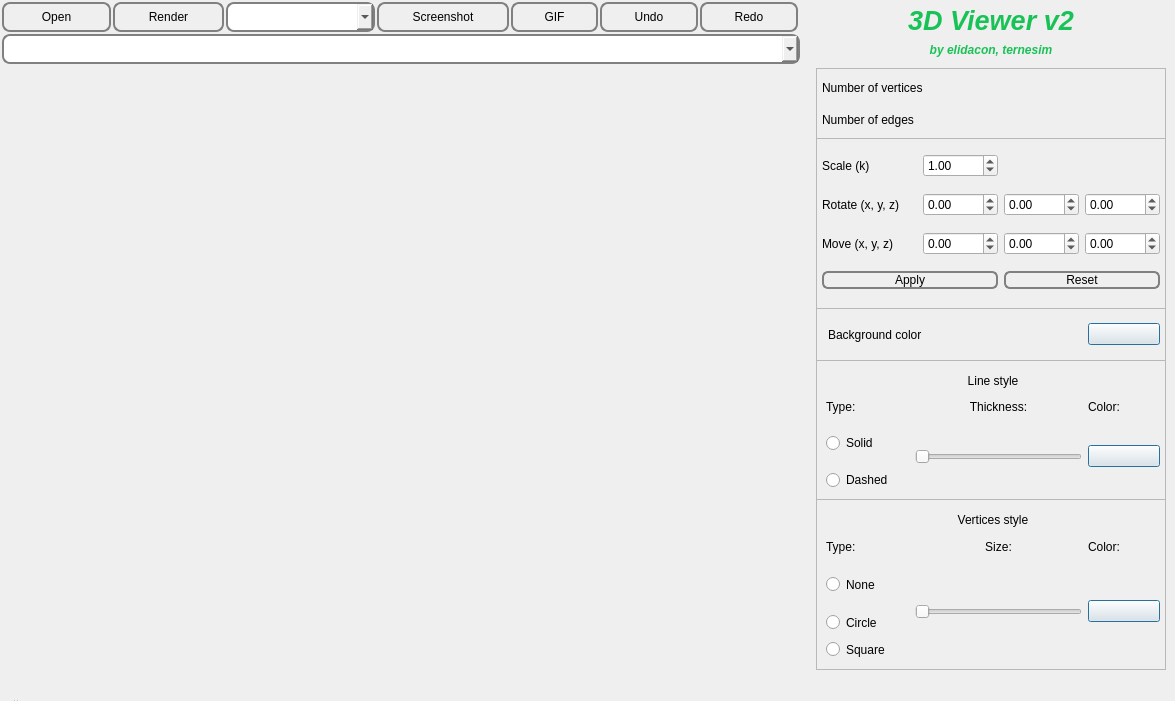
<?xml version="1.0" encoding="UTF-8"?>
<ui version="4.0">
 <class>View</class>
 <widget class="QMainWindow" name="View">
  <property name="geometry">
   <rect>
    <x>0</x>
    <y>0</y>
    <width>1175</width>
    <height>701</height>
   </rect>
  </property>
  <property name="minimumSize">
   <size>
    <width>1175</width>
    <height>701</height>
   </size>
  </property>
  <property name="maximumSize">
   <size>
    <width>1175</width>
    <height>701</height>
   </size>
  </property>
  <property name="windowTitle">
   <string>3D Viewer v2</string>
  </property>
  <widget class="QWidget" name="centralwidget">
   <widget class="QPushButton" name="openFile">
    <property name="geometry">
     <rect>
      <x>2</x>
      <y>2</y>
      <width>109</width>
      <height>30</height>
     </rect>
    </property>
    <property name="styleSheet">
     <string notr="true">QPushButton {
   border: 2px solid gray;
  border-radius: 8px;
}</string>
    </property>
    <property name="text">
     <string>Open</string>
    </property>
    <property name="default">
     <bool>true</bool>
    </property>
   </widget>
   <widget class="s21::GLWidget" name="openGLWidget" native="true">
    <property name="geometry">
     <rect>
      <x>2</x>
      <y>68</y>
      <width>800</width>
      <height>600</height>
     </rect>
    </property>
    <property name="autoFillBackground">
     <bool>true</bool>
    </property>
   </widget>
   <widget class="QComboBox" name="projectionType">
    <property name="geometry">
     <rect>
      <x>226</x>
      <y>2</y>
      <width>149</width>
      <height>30</height>
     </rect>
    </property>
    <property name="styleSheet">
     <string notr="true">QComboBox{
   border: 2px solid gray;
  border-radius: 8px;
}</string>
    </property>
   </widget>
   <widget class="QPushButton" name="takeScreenshot">
    <property name="geometry">
     <rect>
      <x>377</x>
      <y>2</y>
      <width>132</width>
      <height>30</height>
     </rect>
    </property>
    <property name="styleSheet">
     <string notr="true">QPushButton {
   border: 2px solid gray;
  border-radius: 8px;
}</string>
    </property>
    <property name="text">
     <string>Screenshot</string>
    </property>
    <property name="default">
     <bool>true</bool>
    </property>
   </widget>
   <widget class="QPushButton" name="getGIF">
    <property name="geometry">
     <rect>
      <x>511</x>
      <y>2</y>
      <width>87</width>
      <height>30</height>
     </rect>
    </property>
    <property name="styleSheet">
     <string notr="true">QPushButton {
   border: 2px solid gray;
  border-radius: 8px;
}</string>
    </property>
    <property name="text">
     <string>GIF</string>
    </property>
    <property name="default">
     <bool>true</bool>
    </property>
   </widget>
   <widget class="QPushButton" name="renderFile">
    <property name="geometry">
     <rect>
      <x>113</x>
      <y>2</y>
      <width>111</width>
      <height>30</height>
     </rect>
    </property>
    <property name="styleSheet">
     <string notr="true">QPushButton {
   border: 2px solid gray;
  border-radius: 8px;
}</string>
    </property>
    <property name="text">
     <string>Render</string>
    </property>
    <property name="default">
     <bool>true</bool>
    </property>
   </widget>
   <widget class="QFrame" name="frame_2">
    <property name="geometry">
     <rect>
      <x>816</x>
      <y>499</y>
      <width>350</width>
      <height>171</height>
     </rect>
    </property>
    <property name="frameShape">
     <enum>QFrame::StyledPanel</enum>
    </property>
    <property name="frameShadow">
     <enum>QFrame::Raised</enum>
    </property>
    <layout class="QGridLayout" name="gridLayout_4">
     <property name="rightMargin">
      <number>5</number>
     </property>
     <item row="1" column="3">
      <widget class="QLabel" name="labelVerticesColor">
       <property name="text">
        <string>Color:</string>
       </property>
      </widget>
     </item>
     <item row="1" column="0">
      <widget class="QLabel" name="labelVerticesDisplay">
       <property name="text">
        <string>Type:</string>
       </property>
      </widget>
     </item>
     <item row="1" column="1" colspan="2">
      <widget class="QLabel" name="labelVerticesSize">
       <property name="text">
        <string>Size:</string>
       </property>
       <property name="alignment">
        <set>Qt::AlignCenter</set>
       </property>
      </widget>
     </item>
     <item row="5" column="0">
      <widget class="QRadioButton" name="squareVerticeType">
       <property name="sizePolicy">
        <sizepolicy hsizetype="Minimum" vsizetype="Preferred">
         <horstretch>0</horstretch>
         <verstretch>0</verstretch>
        </sizepolicy>
       </property>
       <property name="text">
        <string>Square</string>
       </property>
      </widget>
     </item>
     <item row="2" column="0" rowspan="2">
      <widget class="QRadioButton" name="noneVerticeType">
       <property name="sizePolicy">
        <sizepolicy hsizetype="Minimum" vsizetype="Preferred">
         <horstretch>0</horstretch>
         <verstretch>0</verstretch>
        </sizepolicy>
       </property>
       <property name="text">
        <string>None</string>
       </property>
      </widget>
     </item>
     <item row="0" column="0" colspan="4">
      <widget class="QLabel" name="labelVerticesStyle">
       <property name="text">
        <string>Vertices style</string>
       </property>
       <property name="alignment">
        <set>Qt::AlignCenter</set>
       </property>
      </widget>
     </item>
     <item row="4" column="0">
      <widget class="QRadioButton" name="circleVerticeType">
       <property name="sizePolicy">
        <sizepolicy hsizetype="Minimum" vsizetype="Preferred">
         <horstretch>0</horstretch>
         <verstretch>0</verstretch>
        </sizepolicy>
       </property>
       <property name="text">
        <string>Circle</string>
       </property>
      </widget>
     </item>
     <item row="2" column="3" rowspan="4">
      <widget class="QPushButton" name="verticeColor">
       <property name="sizePolicy">
        <sizepolicy hsizetype="Fixed" vsizetype="Fixed">
         <horstretch>0</horstretch>
         <verstretch>0</verstretch>
        </sizepolicy>
       </property>
       <property name="minimumSize">
        <size>
         <width>72</width>
         <height>0</height>
        </size>
       </property>
       <property name="text">
        <string/>
       </property>
       <property name="default">
        <bool>true</bool>
       </property>
      </widget>
     </item>
     <item row="2" column="1" rowspan="4" colspan="2">
      <widget class="QSlider" name="verticeSize">
       <property name="sizePolicy">
        <sizepolicy hsizetype="Preferred" vsizetype="Expanding">
         <horstretch>0</horstretch>
         <verstretch>0</verstretch>
        </sizepolicy>
       </property>
       <property name="minimumSize">
        <size>
         <width>0</width>
         <height>0</height>
        </size>
       </property>
       <property name="minimum">
        <number>1</number>
       </property>
       <property name="maximum">
        <number>50</number>
       </property>
       <property name="orientation">
        <enum>Qt::Horizontal</enum>
       </property>
      </widget>
     </item>
    </layout>
   </widget>
   <widget class="QFrame" name="frame">
    <property name="geometry">
     <rect>
      <x>816</x>
      <y>360</y>
      <width>350</width>
      <height>140</height>
     </rect>
    </property>
    <property name="frameShape">
     <enum>QFrame::StyledPanel</enum>
    </property>
    <property name="frameShadow">
     <enum>QFrame::Raised</enum>
    </property>
    <layout class="QGridLayout" name="gridLayout_3">
     <property name="rightMargin">
      <number>5</number>
     </property>
     <item row="0" column="0" colspan="4">
      <widget class="QLabel" name="labelLineStyle">
       <property name="text">
        <string>Line style</string>
       </property>
       <property name="alignment">
        <set>Qt::AlignCenter</set>
       </property>
      </widget>
     </item>
     <item row="1" column="3">
      <widget class="QLabel" name="labelLineColor">
       <property name="text">
        <string>Color:</string>
       </property>
      </widget>
     </item>
     <item row="2" column="0" rowspan="2">
      <widget class="QRadioButton" name="solidLineType">
       <property name="text">
        <string>Solid</string>
       </property>
      </widget>
     </item>
     <item row="2" column="3" rowspan="3">
      <widget class="QPushButton" name="lineColor">
       <property name="sizePolicy">
        <sizepolicy hsizetype="Fixed" vsizetype="Fixed">
         <horstretch>0</horstretch>
         <verstretch>0</verstretch>
        </sizepolicy>
       </property>
       <property name="minimumSize">
        <size>
         <width>72</width>
         <height>0</height>
        </size>
       </property>
       <property name="text">
        <string/>
       </property>
       <property name="default">
        <bool>true</bool>
       </property>
      </widget>
     </item>
     <item row="1" column="0">
      <widget class="QLabel" name="labelLineType">
       <property name="text">
        <string>Type:</string>
       </property>
      </widget>
     </item>
     <item row="1" column="1" colspan="2">
      <widget class="QLabel" name="labelLineThickness">
       <property name="text">
        <string>Thickness:</string>
       </property>
       <property name="alignment">
        <set>Qt::AlignCenter</set>
       </property>
      </widget>
     </item>
     <item row="4" column="0">
      <widget class="QRadioButton" name="dashedLineType">
       <property name="text">
        <string>Dashed</string>
       </property>
      </widget>
     </item>
     <item row="2" column="1" rowspan="3" colspan="2">
      <widget class="QSlider" name="lineThickness">
       <property name="sizePolicy">
        <sizepolicy hsizetype="Expanding" vsizetype="Expanding">
         <horstretch>0</horstretch>
         <verstretch>0</verstretch>
        </sizepolicy>
       </property>
       <property name="minimumSize">
        <size>
         <width>151</width>
         <height>0</height>
        </size>
       </property>
       <property name="minimum">
        <number>1</number>
       </property>
       <property name="maximum">
        <number>100</number>
       </property>
       <property name="orientation">
        <enum>Qt::Horizontal</enum>
       </property>
      </widget>
     </item>
    </layout>
   </widget>
   <widget class="QFrame" name="frame_3">
    <property name="geometry">
     <rect>
      <x>816</x>
      <y>308</y>
      <width>350</width>
      <height>53</height>
     </rect>
    </property>
    <property name="sizePolicy">
     <sizepolicy hsizetype="Fixed" vsizetype="Preferred">
      <horstretch>0</horstretch>
      <verstretch>0</verstretch>
     </sizepolicy>
    </property>
    <property name="frameShape">
     <enum>QFrame::StyledPanel</enum>
    </property>
    <property name="frameShadow">
     <enum>QFrame::Raised</enum>
    </property>
    <layout class="QHBoxLayout" name="horizontalLayout">
     <property name="leftMargin">
      <number>11</number>
     </property>
     <property name="topMargin">
      <number>5</number>
     </property>
     <property name="rightMargin">
      <number>5</number>
     </property>
     <property name="bottomMargin">
      <number>5</number>
     </property>
     <item>
      <widget class="QLabel" name="labelBackgroundColor">
       <property name="text">
        <string>Background color</string>
       </property>
      </widget>
     </item>
     <item>
      <widget class="QPushButton" name="bgColor">
       <property name="sizePolicy">
        <sizepolicy hsizetype="Fixed" vsizetype="Fixed">
         <horstretch>0</horstretch>
         <verstretch>0</verstretch>
        </sizepolicy>
       </property>
       <property name="minimumSize">
        <size>
         <width>72</width>
         <height>0</height>
        </size>
       </property>
       <property name="text">
        <string/>
       </property>
       <property name="default">
        <bool>true</bool>
       </property>
      </widget>
     </item>
    </layout>
   </widget>
   <widget class="QFrame" name="frame_5">
    <property name="geometry">
     <rect>
      <x>816</x>
      <y>68</y>
      <width>350</width>
      <height>71</height>
     </rect>
    </property>
    <property name="frameShape">
     <enum>QFrame::StyledPanel</enum>
    </property>
    <property name="frameShadow">
     <enum>QFrame::Raised</enum>
    </property>
    <layout class="QGridLayout" name="gridLayout_2">
     <property name="leftMargin">
      <number>5</number>
     </property>
     <property name="topMargin">
      <number>5</number>
     </property>
     <property name="rightMargin">
      <number>5</number>
     </property>
     <property name="bottomMargin">
      <number>5</number>
     </property>
     <item row="0" column="0">
      <widget class="QLabel" name="numVerticesText">
       <property name="text">
        <string>Number of vertices</string>
       </property>
      </widget>
     </item>
     <item row="0" column="1">
      <widget class="QLabel" name="numVertices">
       <property name="text">
        <string/>
       </property>
      </widget>
     </item>
     <item row="1" column="0">
      <widget class="QLabel" name="numEdgesText">
       <property name="text">
        <string>Number of edges</string>
       </property>
      </widget>
     </item>
     <item row="1" column="1">
      <widget class="QLabel" name="numEdges">
       <property name="text">
        <string/>
       </property>
      </widget>
     </item>
    </layout>
   </widget>
   <widget class="QFrame" name="frame_4">
    <property name="geometry">
     <rect>
      <x>816</x>
      <y>138</y>
      <width>350</width>
      <height>171</height>
     </rect>
    </property>
    <property name="frameShape">
     <enum>QFrame::StyledPanel</enum>
    </property>
    <property name="frameShadow">
     <enum>QFrame::Raised</enum>
    </property>
    <layout class="QGridLayout" name="gridLayout">
     <property name="leftMargin">
      <number>5</number>
     </property>
     <property name="topMargin">
      <number>5</number>
     </property>
     <property name="rightMargin">
      <number>5</number>
     </property>
     <property name="bottomMargin">
      <number>5</number>
     </property>
     <item row="2" column="0">
      <widget class="QLabel" name="move_text">
       <property name="text">
        <string>Move (x, y, z)</string>
       </property>
      </widget>
     </item>
     <item row="1" column="0" colspan="2">
      <widget class="QLabel" name="rotate_text">
       <property name="text">
        <string>Rotate (x, y, z)</string>
       </property>
      </widget>
     </item>
     <item row="0" column="2">
      <widget class="QDoubleSpinBox" name="scale_on_k">
       <property name="minimum">
        <double>-1000.000000000000000</double>
       </property>
       <property name="maximum">
        <double>1000.000000000000000</double>
       </property>
       <property name="value">
        <double>1.000000000000000</double>
       </property>
      </widget>
     </item>
     <item row="3" column="3" colspan="2">
      <widget class="QPushButton" name="resetAffine">
       <property name="styleSheet">
        <string notr="true">QPushButton {
   border: 2px solid gray;
  border-radius: 6px;
}</string>
       </property>
       <property name="text">
        <string>Reset</string>
       </property>
       <property name="default">
        <bool>true</bool>
       </property>
      </widget>
     </item>
     <item row="0" column="0" colspan="2">
      <widget class="QLabel" name="scale_text">
       <property name="text">
        <string>Scale (k)</string>
       </property>
      </widget>
     </item>
     <item row="1" column="2">
      <widget class="QDoubleSpinBox" name="rotate_x">
       <property name="sizePolicy">
        <sizepolicy hsizetype="Fixed" vsizetype="Minimum">
         <horstretch>0</horstretch>
         <verstretch>0</verstretch>
        </sizepolicy>
       </property>
       <property name="baseSize">
        <size>
         <width>71</width>
         <height>0</height>
        </size>
       </property>
       <property name="layoutDirection">
        <enum>Qt::LeftToRight</enum>
       </property>
       <property name="minimum">
        <double>-1000.000000000000000</double>
       </property>
       <property name="maximum">
        <double>1000.990000000000009</double>
       </property>
       <property name="value">
        <double>0.000000000000000</double>
       </property>
      </widget>
     </item>
     <item row="2" column="2">
      <widget class="QDoubleSpinBox" name="move_on_x">
       <property name="sizePolicy">
        <sizepolicy hsizetype="Fixed" vsizetype="Fixed">
         <horstretch>0</horstretch>
         <verstretch>0</verstretch>
        </sizepolicy>
       </property>
       <property name="baseSize">
        <size>
         <width>71</width>
         <height>0</height>
        </size>
       </property>
       <property name="layoutDirection">
        <enum>Qt::LeftToRight</enum>
       </property>
       <property name="minimum">
        <double>-1000.000000000000000</double>
       </property>
       <property name="maximum">
        <double>1000.000000000000000</double>
       </property>
       <property name="value">
        <double>0.000000000000000</double>
       </property>
      </widget>
     </item>
     <item row="2" column="3">
      <widget class="QDoubleSpinBox" name="move_on_y">
       <property name="sizePolicy">
        <sizepolicy hsizetype="Fixed" vsizetype="Fixed">
         <horstretch>0</horstretch>
         <verstretch>0</verstretch>
        </sizepolicy>
       </property>
       <property name="baseSize">
        <size>
         <width>71</width>
         <height>0</height>
        </size>
       </property>
       <property name="layoutDirection">
        <enum>Qt::LeftToRight</enum>
       </property>
       <property name="minimum">
        <double>-1000.000000000000000</double>
       </property>
       <property name="maximum">
        <double>1000.000000000000000</double>
       </property>
       <property name="value">
        <double>0.000000000000000</double>
       </property>
      </widget>
     </item>
     <item row="1" column="4">
      <widget class="QDoubleSpinBox" name="rotate_z">
       <property name="sizePolicy">
        <sizepolicy hsizetype="Fixed" vsizetype="Fixed">
         <horstretch>0</horstretch>
         <verstretch>0</verstretch>
        </sizepolicy>
       </property>
       <property name="baseSize">
        <size>
         <width>71</width>
         <height>0</height>
        </size>
       </property>
       <property name="layoutDirection">
        <enum>Qt::LeftToRight</enum>
       </property>
       <property name="minimum">
        <double>-1000.000000000000000</double>
       </property>
       <property name="maximum">
        <double>1000.990000000000009</double>
       </property>
       <property name="value">
        <double>0.000000000000000</double>
       </property>
      </widget>
     </item>
     <item row="1" column="3">
      <widget class="QDoubleSpinBox" name="rotate_y">
       <property name="sizePolicy">
        <sizepolicy hsizetype="Fixed" vsizetype="Fixed">
         <horstretch>0</horstretch>
         <verstretch>0</verstretch>
        </sizepolicy>
       </property>
       <property name="baseSize">
        <size>
         <width>71</width>
         <height>0</height>
        </size>
       </property>
       <property name="layoutDirection">
        <enum>Qt::LeftToRight</enum>
       </property>
       <property name="minimum">
        <double>-1000.000000000000000</double>
       </property>
       <property name="maximum">
        <double>1000.990000000000009</double>
       </property>
       <property name="value">
        <double>0.000000000000000</double>
       </property>
      </widget>
     </item>
     <item row="2" column="4">
      <widget class="QDoubleSpinBox" name="move_on_z">
       <property name="sizePolicy">
        <sizepolicy hsizetype="Fixed" vsizetype="Fixed">
         <horstretch>0</horstretch>
         <verstretch>0</verstretch>
        </sizepolicy>
       </property>
       <property name="baseSize">
        <size>
         <width>71</width>
         <height>0</height>
        </size>
       </property>
       <property name="layoutDirection">
        <enum>Qt::LeftToRight</enum>
       </property>
       <property name="minimum">
        <double>-1000.000000000000000</double>
       </property>
       <property name="maximum">
        <double>1000.000000000000000</double>
       </property>
       <property name="singleStep">
        <double>1.000000000000000</double>
       </property>
       <property name="value">
        <double>0.000000000000000</double>
       </property>
      </widget>
     </item>
     <item row="3" column="0" colspan="3">
      <widget class="QPushButton" name="applyAffine">
       <property name="styleSheet">
        <string notr="true">QPushButton {
   border: 2px solid gray;
  border-radius: 6px;
}</string>
       </property>
       <property name="text">
        <string>Apply</string>
       </property>
       <property name="default">
        <bool>true</bool>
       </property>
      </widget>
     </item>
    </layout>
   </widget>
   <widget class="QLabel" name="labelProgName">
    <property name="geometry">
     <rect>
      <x>816</x>
      <y>0</y>
      <width>350</width>
      <height>41</height>
     </rect>
    </property>
    <property name="font">
     <font>
      <pointsize>20</pointsize>
      <italic>true</italic>
      <bold>true</bold>
      <underline>false</underline>
     </font>
    </property>
    <property name="styleSheet">
     <string notr="true">color: #19c257</string>
    </property>
    <property name="text">
     <string>3D Viewer v2</string>
    </property>
    <property name="alignment">
     <set>Qt::AlignCenter</set>
    </property>
   </widget>
   <widget class="QLabel" name="labelAuthors">
    <property name="geometry">
     <rect>
      <x>816</x>
      <y>40</y>
      <width>350</width>
      <height>20</height>
     </rect>
    </property>
    <property name="font">
     <font>
      <italic>true</italic>
      <bold>true</bold>
     </font>
    </property>
    <property name="styleSheet">
     <string notr="true">color: #19c257</string>
    </property>
    <property name="text">
     <string>by elidacon, ternesim</string>
    </property>
    <property name="alignment">
     <set>Qt::AlignCenter</set>
    </property>
   </widget>
   <widget class="QPushButton" name="undo_button">
    <property name="geometry">
     <rect>
      <x>600</x>
      <y>2</y>
      <width>98</width>
      <height>30</height>
     </rect>
    </property>
    <property name="styleSheet">
     <string notr="true">QPushButton {
   border: 2px solid gray;
  border-radius: 8px;
}</string>
    </property>
    <property name="text">
     <string>Undo</string>
    </property>
    <property name="icon">
     <iconset theme="edit-undo">
      <normaloff>.</normaloff>.</iconset>
    </property>
    <property name="default">
     <bool>true</bool>
    </property>
   </widget>
   <widget class="QPushButton" name="redo_button">
    <property name="geometry">
     <rect>
      <x>700</x>
      <y>2</y>
      <width>98</width>
      <height>30</height>
     </rect>
    </property>
    <property name="styleSheet">
     <string notr="true">QPushButton {
   border: 2px solid gray;
  border-radius: 8px;
}</string>
    </property>
    <property name="text">
     <string>Redo</string>
    </property>
    <property name="icon">
     <iconset theme="edit-redo">
      <normaloff>.</normaloff>.</iconset>
    </property>
    <property name="default">
     <bool>true</bool>
    </property>
   </widget>
   <widget class="QComboBox" name="filePath">
    <property name="geometry">
     <rect>
      <x>2</x>
      <y>34</y>
      <width>798</width>
      <height>30</height>
     </rect>
    </property>
    <property name="styleSheet">
     <string notr="true">QComboBox{
   border: 2px solid gray;
  border-radius: 8px;
}</string>
    </property>
    <property name="currentText">
     <string/>
    </property>
   </widget>
   <zorder>frame_5</zorder>
   <zorder>openFile</zorder>
   <zorder>openGLWidget</zorder>
   <zorder>projectionType</zorder>
   <zorder>takeScreenshot</zorder>
   <zorder>getGIF</zorder>
   <zorder>filePath</zorder>
   <zorder>renderFile</zorder>
   <zorder>frame_2</zorder>
   <zorder>frame</zorder>
   <zorder>frame_3</zorder>
   <zorder>frame_4</zorder>
   <zorder>labelProgName</zorder>
   <zorder>labelAuthors</zorder>
   <zorder>undo_button</zorder>
   <zorder>redo_button</zorder>
  </widget>
  <widget class="QMenuBar" name="menubar">
   <property name="geometry">
    <rect>
     <x>0</x>
     <y>0</y>
     <width>1175</width>
     <height>25</height>
    </rect>
   </property>
  </widget>
  <widget class="QStatusBar" name="statusbar">
   <property name="sizePolicy">
    <sizepolicy hsizetype="Fixed" vsizetype="Fixed">
     <horstretch>0</horstretch>
     <verstretch>0</verstretch>
    </sizepolicy>
   </property>
   <property name="minimumSize">
    <size>
     <width>0</width>
     <height>1</height>
    </size>
   </property>
   <property name="baseSize">
    <size>
     <width>0</width>
     <height>1</height>
    </size>
   </property>
  </widget>
 </widget>
 <customwidgets>
  <customwidget>
   <class>s21::GLWidget</class>
   <extends>QWidget</extends>
   <header>./view/s21_glwidget.h</header>
   <container>1</container>
  </customwidget>
 </customwidgets>
 <tabstops>
  <tabstop>filePath</tabstop>
  <tabstop>openFile</tabstop>
  <tabstop>renderFile</tabstop>
  <tabstop>projectionType</tabstop>
  <tabstop>takeScreenshot</tabstop>
  <tabstop>getGIF</tabstop>
  <tabstop>scale_on_k</tabstop>
  <tabstop>rotate_x</tabstop>
  <tabstop>rotate_y</tabstop>
  <tabstop>rotate_z</tabstop>
  <tabstop>move_on_x</tabstop>
  <tabstop>move_on_y</tabstop>
  <tabstop>move_on_z</tabstop>
  <tabstop>applyAffine</tabstop>
  <tabstop>resetAffine</tabstop>
  <tabstop>bgColor</tabstop>
  <tabstop>solidLineType</tabstop>
  <tabstop>dashedLineType</tabstop>
  <tabstop>lineThickness</tabstop>
  <tabstop>lineColor</tabstop>
  <tabstop>noneVerticeType</tabstop>
  <tabstop>circleVerticeType</tabstop>
  <tabstop>squareVerticeType</tabstop>
  <tabstop>verticeSize</tabstop>
  <tabstop>verticeColor</tabstop>
 </tabstops>
 <resources/>
 <connections/>
</ui>
